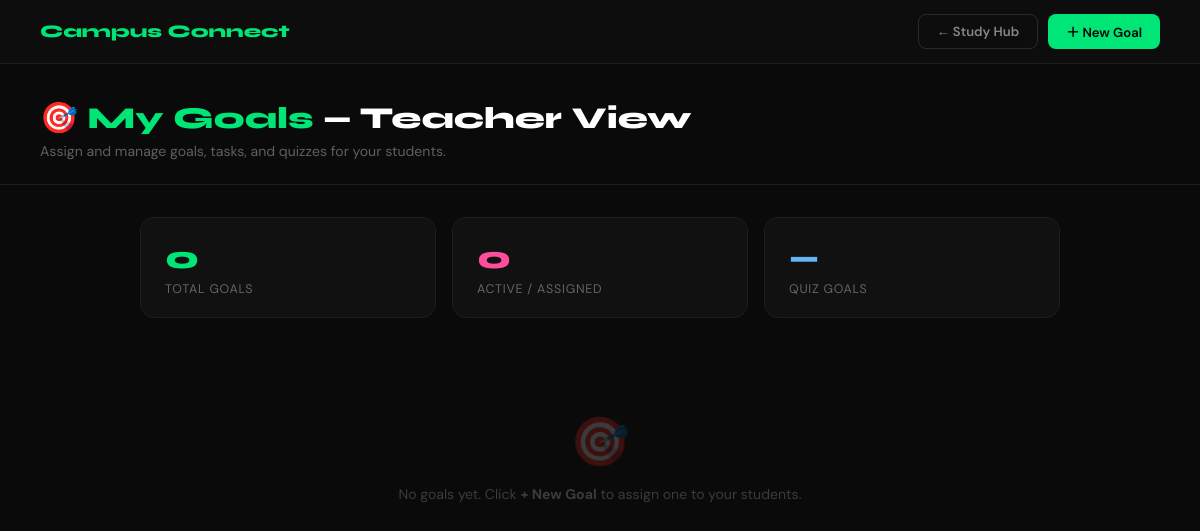
The app's page /study/goals/ (signed in), older data.
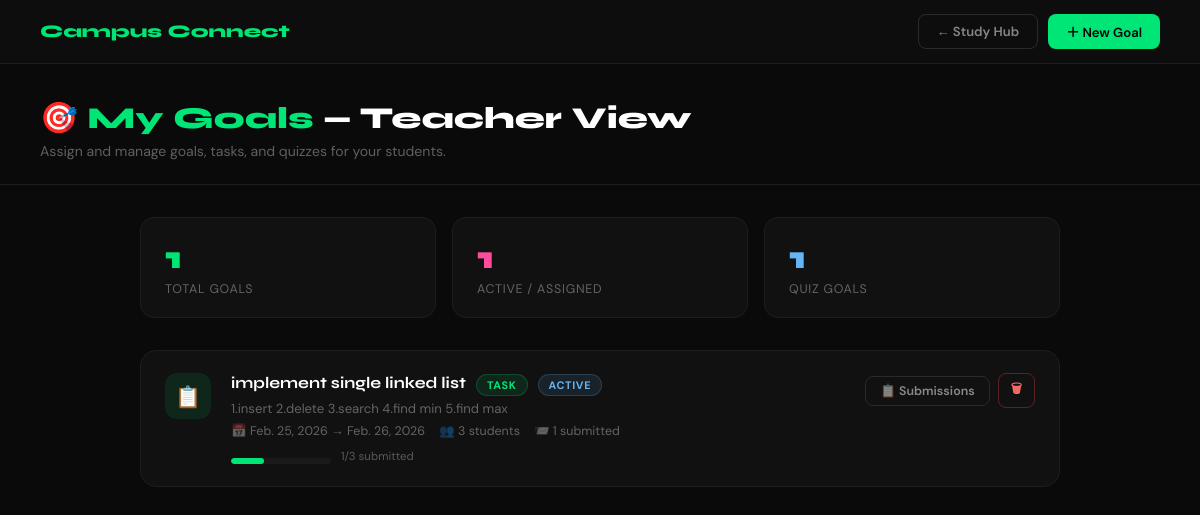
The same page, newer data.
### campusconnect/models.py (models this page shows, shortened)
class Goal(models.Model):
    GOAL_TYPE = [
        ('task',  'Task'),
        ('quiz',  'Quiz'),
    ]
    STATUS = [
        ('active',    'Active'),
        ('completed', 'Completed'),
        ('overdue',   'Overdue'),
    ]
    title           = models.CharField(max_length=200)
    description     = models.TextField(blank=True)
    goal_type       = models.CharField(max_length=10, choices=GOAL_TYPE, default='task')
    assigned_by     = models.ForeignKey(User, on_delete=models.CASCADE, related_name='goals_created')
    assigned_to     = models.ManyToManyField(User, related_name='goals_assigned', blank=True)
    start_date      = models.DateField()
    due_date        = models.DateField()
    resource_link   = models.URLField(blank=True, null=True)
    resource_file   = models.FileField(upload_to='goal_resources/', blank=True, null=True)
    status          = models.CharField(max_length=20, choices=STATUS, default='active')
    created_at      = models.DateTimeField(auto_now_add=True)
    class Meta:
        ordering = ['-created_at']

### campusconnect/views.py (the view, shortened to what this page needs)
# urls.py: path('study/goals/',                        views.goals,             name='goals'),
def goals(request):
    if not request.user.is_authenticated:
        return redirect('login')
    try:
        profile = request.user.profile
    except UserProfile.DoesNotExist:
        profile = None
    is_faculty = profile and profile.role == 'faculty'
    if is_faculty:
        goals_list = Goal.objects.filter(assigned_by=request.user)
        return render(request, 'goals/teacher_goals.html', {
            'goals': goals_list,
            'user': request.user,
            'profile': profile,
        })

### templates/goals/teacher_goals.html (shortened to what this page needs)
{% load static %}
<!DOCTYPE html>
<html lang="en">
<head>
</head>
<body>
<nav>
  <a href="{% url 'home' %}" class="nav-logo">Campus Connect</a>
  <div class="nav-right">
    <a href="{% url 'study' %}" class="btn btn-outline">← Study Hub</a>
    <a href="{% url 'create_goal' %}" class="btn btn-green">＋ New Goal</a>
  </div>
</nav>
<div class="page-header">
  <h1>🎯 <span>My Goals</span> — Teacher View</h1>
  <p>Assign and manage goals, tasks, and quizzes for your students.</p>
</div>
<div class="content">
  <div class="stats-row">
    <div class="stat-card">
      <div class="num" style="color:var(--green)">{{ goals.count }}</div>
      <div class="label">Total Goals</div>
    </div>
    <div class="stat-card">
      <div class="num" style="color:var(--pink)">{{ goals|length }}</div>
      <div class="label">Active / Assigned</div>
    </div>
    <div class="stat-card">
      <div class="num" style="color:#64b5f6">{{ goals.filter.count|default:"—" }}</div>
      <div class="label">Quiz Goals</div>
    </div>
  </div>
  <div class="goals-list">
    {% for goal in goals %}
    <div class="goal-card">
      <div class="goal-icon {% if goal.goal_type == 'quiz' %}icon-quiz{% else %}icon-task{% endif %}">
        {% if goal.goal_type == 'quiz' %}🧩{% else %}📋{% endif %}
      </div>
      <div class="goal-body">
        <div style="display:flex;align-items:center;gap:10px;flex-wrap:wrap">
          <span class="goal-title">{{ goal.title }}</span>
          <span class="badge {% if goal.goal_type == 'quiz' %}badge-quiz{% else %}badge-task{% endif %}">{{ goal.goal_type }}</span>
          <span class="badge {% if goal.status == 'active' %}badge-active{% elif goal.status == 'overdue' %}badge-overdue{% else %}badge-completed{% endif %}">{{ goal.status }}</span>
        </div>
        {% if goal.description %}<p style="font-size:0.82rem;color:rgba(255,255,255,0.35);margin-top:4px">{{ goal.description|truncatechars:100 }}</p>{% endif %}
        <div class="goal-meta">
          <span>📅 {{ goal.start_date }} → {{ goal.due_date }}</span>
          <span>👥 {{ goal.assigned_to.count }} students</span>
          <span>📨 {{ goal.submissions.count }} submitted</span>
        </div>
        {% if goal.assigned_to.count > 0 %}
        {% with pct=goal.submissions.count %}
        <div style="display:flex;align-items:center;gap:10px;margin-top:10px">
          <div class="progress-pill"><div class="progress-fill" style="width:{% widthratio goal.submissions.count goal.assigned_to.count 100 %}%"></div></div>
          <span style="font-size:0.72rem;color:rgba(255,255,255,0.3)">{{ goal.submissions.count }}/{{ goal.assigned_to.count }} submitted</span>
        </div>
        {% endwith %}
        {% endif %}
      </div>
      <div class="goal-actions">
        <a href="{% url 'goal_submissions' goal.id %}" class="btn btn-outline" style="font-size:0.78rem;padding:6px 14px">📋 Submissions</a>
        <form method="POST" action="{% url 'delete_goal' goal.id %}" style="display:inline" onsubmit="return confirm('Delete this goal?')">
          <button type="submit" class="btn btn-danger" style="font-size:0.78rem;padding:6px 12px">🗑</button>
        </form>
      </div>
    </div>
    {% empty %}
    <div class="empty">
      <div class="e-icon">🎯</div>
      <p>No goals yet. Click <strong>+ New Goal</strong> to assign one to your students.</p>
    </div>
    {% endfor %}
  </div>
</div>
</body>
</html>

Row changes from the older to the newer data that the page shows:
added Goal: title "implement single linked list", goal_type "TASK", status "ACTIVE", description "1.insert 2.delete 3.search 4.find min 5.find max", start_date "Feb. 25, 2026", due_date "Feb. 26, 2026", assigned_to.count "3", submissions.count "1"
Text that changed along with them:
{{ goals.count }}: "0" → "1"
{{ goals|length }}: "0" → "1"
{{ goals.filter.count|default:"—" }}: "—" → "1"
text no longer shown: "🎯 No goals yet. Click + New Goal to assign one to your students."
